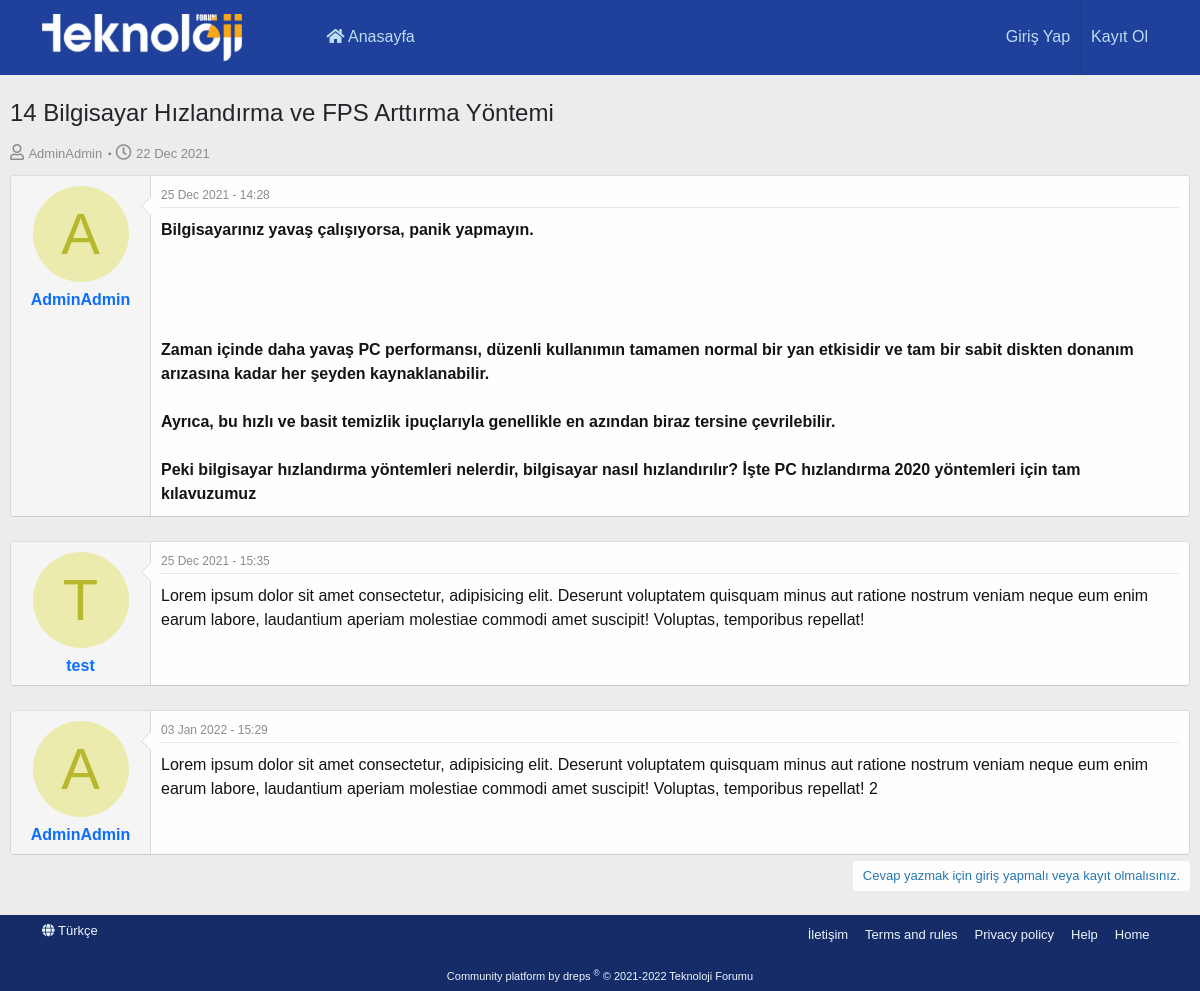
Screenshot of /konular/14-bilgisayar-hizlandirma-ve-fps-arttirma-yontemi with the database file from the repository.
### tables this page shows
CREATE TABLE `topics` (
  `topic_id` int(11) NOT NULL,
  `topic_name` varchar(255) NOT NULL,
  `topic_url` varchar(255) NOT NULL,
  `board_id` int(11) NOT NULL,
  `topic_created_date` timestamp NOT NULL DEFAULT current_timestamp(),
  `user_id` int(11) NOT NULL
);

CREATE TABLE `users` (
  `user_id` int(11) NOT NULL,
  `user_name` varchar(255) NOT NULL,
  `user_email` varchar(255) NOT NULL,
  `user_password` varchar(255) NOT NULL,
  `user_register_date` timestamp NOT NULL DEFAULT current_timestamp()
);

CREATE TABLE `messages` (
  `message_id` int(11) NOT NULL,
  `message_content` text NOT NULL,
  `topic_id` int(11) NOT NULL,
  `message_created_date` timestamp NOT NULL DEFAULT current_timestamp(),
  `user_id` int(11) NOT NULL
);

### application/controllers/Topic.php (called while the page is built, shortened)
<?php
class Topic extends CI_Controller {
    public function __construct()
	{
		$this->load->model('topicmodel');
		$this->load->model('messagemodel');
		$this->load->library('form_validation');
	}
	public function index($get_topic) {
		$topic = $this->topicmodel->getTopics(array('topic_url' => $get_topic));
		if (!empty($topic)) {
			$topic_id = $topic[0]->topic_id;
			$messages = $this->messagemodel->getMessages(array('topic_id' => $topic_id));
			$this->load->view('topic', array(
				'topic_id' => $topic_id,
				'topic_name' => $topic[0]->topic_name,
				'topic_url' => $topic[0]->topic_url,
				'user_name' => $topic[0]->user_name,
				'topic_created_date' => $topic[0]->topic_created_date,
				'board_id' => $topic[0]->board_id,
				'messages' => $messages
			));
		} else {
			show_404();
		}
	}
}

### index.php (called while the page is built, shortened)
<?php
require_once BASEPATH.'core/CodeIgniter.php';

### application/models/TopicModel.php (called while the page is built, shortened)
<?php
class TopicModel extends CI_Model {
    public function getTopics($where) {
        $topics = $this->db->join('users', 'topics.user_id = users.user_id')->get_where('topics', $where);
        return $topics->result();
    }
}

### application/models/MessageModel.php (called while the page is built, shortened)
<?php
class MessageModel extends CI_Model {
    public function getMessages($where) {
        $messages = $this->db->join('users', 'messages.user_id = users.user_id')->get_where('messages', $where);
        return $messages->result();
    }
}

### application/views/topic.php (the view, shortened to what this page needs)
<!DOCTYPE html>
<html lang="tr">
<head>
</head>
<body>
    <section>
        <div class="p-body">
            <div class="container p-body-inner">
                <div class="p-body-header">
                    <div class="p-title">
                        <h3 class="p-title-value"><?=$topic_name;?></h3>
                    </div>
                    <div class="p-description">
                        <ul class="listInline listInline--bullet">
                            <li>
                                <i class="fa--xf far fa-user"></i>
                                <a href="#" class="username  u-concealed" dir="auto"><?=$user_name;?></a>
                            </li>
                            <li>
                                <i class="fas fa-circle" style="font-size: 3px;position: relative;bottom: 3px;left: 3px;margin-right: 3px;color: #8c8c8c;"></i>
                                <i class="fa--xf far fa-clock"></i>
                                <a href="#" class="u-concealed"><time class="u-dt" dir="auto"><?=strftime('%d %b %Y', strtotime($topic_created_date));?></time></a>
                            </li>
                        </ul>
                    </div>
                </div>
                <div class="p-body-main">
                    <div class="p-body-contentCol"></div>
                    <div class="p-body-content">
                        <div class="p-body-pageContent">
                            <div class="block block--messages">
                                <div class="block-container lbContainer">
                                    <div class="block-body">
                                        <?php foreach ($messages as $key => $value) : ?>
                                            <article class="message message--post">
                                                <div class="message-inner">
                                                    <div class="message-cell message-cell--user">
                                                        <div itemscope itemtype="https://schema.org/Person" class="message-user">
                                                            <div class="message-avatar">
                                                                <div class="message-avatar-wrapper">
                                                                    <a href="#" class="avatar avatar--m avatar--default avatar--default--dynamic" style="background-color: #ebebad; color: #b8b82e"><span class="avatar-u134-m" role="img" aria-label="Teknonely (APK Meydanı)"><?=strtoupper($value->user_name[0]);?></span></a>
                                                                </div>
                                                            </div>
                                                            <div class="message-userDetails">
                                                                <h4 class="message-name">
                                                                    <a href="#" class="username" dir="auto" itemprop="name"><?=$value->user_name;?></a>
                                                                </h4>
                                                            </div>
                                                            <span class="message-userArrow"></span>
                                                        </div>
                                                    </div>
                                                    <div class="message-cell message-cell-main">
                                                        <div class="message-main">
                                                            <div class="message-attribution message-attribution--split">
                                                                <ul class="message-attribution-main listInline">
                                                                    <li class="u-concealed">
                                                                        <a href="#" rel="nofollow"><time class="u-dt" dir="auto"><?=strftime('%d %b %Y - %H:%M', strtotime($value->message_created_date));?></time></a>
                                                                    </li>
                                                                </ul>
                                                            </div>
                                                            <div class="message-content">
                                                                <div class="message-userContent lbContainer">
                                                                    <article class="message-body">
                                                                        <div class="bbWrapper">
                                                                            <?=$value->message_content;?>
                                                                        </div>
                                                                    </article>
                                                                </div>
                                                            </div>
                                                        </div>
                                                    </div>
                                                </div>
                                            </article>
                                            <br>
                                        <?php endforeach;?>
                                    </div>
                                </div>
                                <div class="block-outer block-outer--after" style="margin-top: -24px;">
                                    <div class="block-outer-opposite">
                                        <?php if(!$this->session->has_userdata('login')) : ?>
                                            <a href="" class="button--link button--wrap button login-for-post-thread" data-bs-toggle="modal" data-bs-target="#giris_yapModal"><span class="button-text">Cevap yazmak için giriş yapmalı veya kayıt olmalısınız.</span></a>
                                        <?php endif;?>
                                    </div>
                                </div>
                            </div>
                        </div>
                    </div>
                </div>
            </div>
        </div>
    </section>
    <br>
</body>
</html>

### rows the page displays
topics: topic_name "14 Bilgisayar Hızlandırma ve FPS Arttırma Yöntemi", user.user_name "AdminAdmin", topic_created_date "22 Dec 2021"
messages: user.user_name "A", user.user_name "AdminAdmin", message_created_date "25 Dec 2021 - 14:28", message_content "Bilgisayarınız yavaş çalışıyorsa, panik yapmayın. Zaman içinde daha yavaş PC performansı, düzenli kullanımın tamamen normal bir yan etkisidir ve tam bir sabit diskten donanım arızasına kadar her şeyden kaynaklanabilir. Ayrıca, bu hızlı ve basit temizlik ipuçlarıyla genellikle en azından biraz tersine çevrilebilir. Peki bilgisayar hızlandırma yöntemleri nelerdir, bilgisayar nasıl hızlandırılır? İşte PC hızlandırma 2020 yöntemleri için tam kılavuzumuz"
messages: user.user_name "T", user.user_name "test", message_created_date "25 Dec 2021 - 15:35", message_content "Lorem ipsum dolor sit amet consectetur, adipisicing elit. Deserunt voluptatem quisquam minus aut ratione nostrum veniam neque eum enim earum labore, laudantium aperiam molestiae commodi amet suscipit! Voluptas, temporibus repellat!"
messages: user.user_name "A", user.user_name "AdminAdmin", message_created_date "03 Jan 2022 - 15:29", message_content "Lorem ipsum dolor sit amet consectetur, adipisicing elit. Deserunt voluptatem quisquam minus aut ratione nostrum veniam neque eum enim earum labore, laudantium aperiam molestiae commodi amet suscipit! Voluptas, temporibus repellat! 2"
